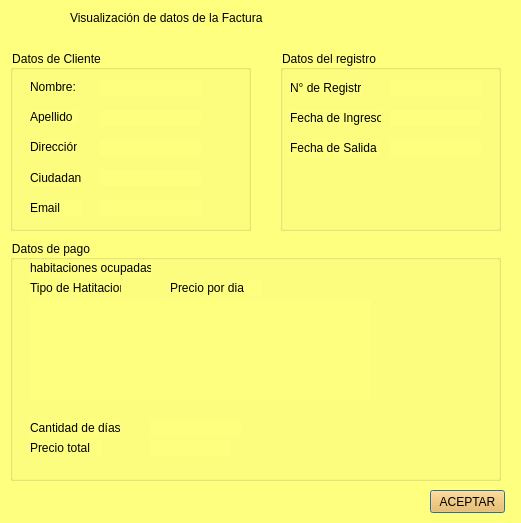
<?xml version="1.0" encoding="UTF-8"?>
<ui version="4.0">
 <class>gui_factura</class>
 <widget class="QDialog" name="gui_factura">
  <property name="geometry">
   <rect>
    <x>0</x>
    <y>0</y>
    <width>521</width>
    <height>523</height>
   </rect>
  </property>
  <property name="windowTitle">
   <string>Dialog</string>
  </property>
  <property name="styleSheet">
   <string notr="true">background-color: rgb(255, 255, 127);</string>
  </property>
  <widget class="QLabel" name="label">
   <property name="geometry">
    <rect>
     <x>70</x>
     <y>10</y>
     <width>301</width>
     <height>16</height>
    </rect>
   </property>
   <property name="contextMenuPolicy">
    <enum>Qt::DefaultContextMenu</enum>
   </property>
   <property name="styleSheet">
    <string notr="true">font: 14pt &quot;Palatino Linotype&quot;;</string>
   </property>
   <property name="text">
    <string>Visualización de datos de la Factura</string>
   </property>
  </widget>
  <widget class="QGroupBox" name="groupBox">
   <property name="geometry">
    <rect>
     <x>10</x>
     <y>50</y>
     <width>241</width>
     <height>181</height>
    </rect>
   </property>
   <property name="styleSheet">
    <string notr="true">background-color: rgb(255, 255, 127);</string>
   </property>
   <property name="title">
    <string>Datos de Cliente</string>
   </property>
   <widget class="QLabel" name="label_2">
    <property name="geometry">
     <rect>
      <x>20</x>
      <y>30</y>
      <width>47</width>
      <height>13</height>
     </rect>
    </property>
    <property name="text">
     <string>Nombre:</string>
    </property>
   </widget>
   <widget class="QLabel" name="label_6">
    <property name="geometry">
     <rect>
      <x>20</x>
      <y>150</y>
      <width>51</width>
      <height>16</height>
     </rect>
    </property>
    <property name="text">
     <string>Email</string>
    </property>
   </widget>
   <widget class="QLabel" name="label_5">
    <property name="geometry">
     <rect>
      <x>20</x>
      <y>120</y>
      <width>51</width>
      <height>16</height>
     </rect>
    </property>
    <property name="text">
     <string>Ciudadania</string>
    </property>
   </widget>
   <widget class="QLabel" name="label_4">
    <property name="geometry">
     <rect>
      <x>20</x>
      <y>90</y>
      <width>47</width>
      <height>13</height>
     </rect>
    </property>
    <property name="text">
     <string>Dirección</string>
    </property>
   </widget>
   <widget class="QLabel" name="label_3">
    <property name="geometry">
     <rect>
      <x>20</x>
      <y>60</y>
      <width>47</width>
      <height>13</height>
     </rect>
    </property>
    <property name="text">
     <string>Apellido</string>
    </property>
   </widget>
   <widget class="QLabel" name="factura_cliente_nombre">
    <property name="geometry">
     <rect>
      <x>90</x>
      <y>30</y>
      <width>101</width>
      <height>16</height>
     </rect>
    </property>
    <property name="text">
     <string/>
    </property>
   </widget>
   <widget class="QLabel" name="factura_cliente_apellido">
    <property name="geometry">
     <rect>
      <x>90</x>
      <y>60</y>
      <width>101</width>
      <height>16</height>
     </rect>
    </property>
    <property name="text">
     <string/>
    </property>
   </widget>
   <widget class="QLabel" name="factura_cliente_direccion">
    <property name="geometry">
     <rect>
      <x>90</x>
      <y>90</y>
      <width>101</width>
      <height>16</height>
     </rect>
    </property>
    <property name="text">
     <string/>
    </property>
   </widget>
   <widget class="QLabel" name="factura_cliente_ciudadania">
    <property name="geometry">
     <rect>
      <x>90</x>
      <y>120</y>
      <width>101</width>
      <height>16</height>
     </rect>
    </property>
    <property name="text">
     <string/>
    </property>
   </widget>
   <widget class="QLabel" name="factura_cliente_email">
    <property name="geometry">
     <rect>
      <x>90</x>
      <y>150</y>
      <width>101</width>
      <height>16</height>
     </rect>
    </property>
    <property name="text">
     <string/>
    </property>
   </widget>
  </widget>
  <widget class="QGroupBox" name="groupBox_2">
   <property name="geometry">
    <rect>
     <x>280</x>
     <y>50</y>
     <width>221</width>
     <height>181</height>
    </rect>
   </property>
   <property name="styleSheet">
    <string notr="true">background-color: rgb(255, 255, 127);</string>
   </property>
   <property name="title">
    <string>Datos del registro</string>
   </property>
   <widget class="QLabel" name="label_7">
    <property name="geometry">
     <rect>
      <x>10</x>
      <y>60</y>
      <width>91</width>
      <height>16</height>
     </rect>
    </property>
    <property name="text">
     <string>Fecha de Ingreso</string>
    </property>
   </widget>
   <widget class="QLabel" name="label_8">
    <property name="geometry">
     <rect>
      <x>10</x>
      <y>90</y>
      <width>91</width>
      <height>16</height>
     </rect>
    </property>
    <property name="text">
     <string>Fecha de Salida</string>
    </property>
   </widget>
   <widget class="QLabel" name="label_10">
    <property name="geometry">
     <rect>
      <x>10</x>
      <y>30</y>
      <width>71</width>
      <height>16</height>
     </rect>
    </property>
    <property name="text">
     <string>N° de Registro</string>
    </property>
   </widget>
   <widget class="QLabel" name="factura_cliente_nro_registro">
    <property name="geometry">
     <rect>
      <x>110</x>
      <y>30</y>
      <width>91</width>
      <height>16</height>
     </rect>
    </property>
    <property name="text">
     <string/>
    </property>
   </widget>
   <widget class="QLabel" name="factura_cliente_ingreso">
    <property name="geometry">
     <rect>
      <x>110</x>
      <y>60</y>
      <width>91</width>
      <height>16</height>
     </rect>
    </property>
    <property name="text">
     <string/>
    </property>
   </widget>
   <widget class="QLabel" name="factura_cliente_salida">
    <property name="geometry">
     <rect>
      <x>110</x>
      <y>90</y>
      <width>91</width>
      <height>16</height>
     </rect>
    </property>
    <property name="text">
     <string/>
    </property>
   </widget>
  </widget>
  <widget class="QGroupBox" name="groupBox_3">
   <property name="geometry">
    <rect>
     <x>10</x>
     <y>240</y>
     <width>491</width>
     <height>241</height>
    </rect>
   </property>
   <property name="styleSheet">
    <string notr="true">background-color: rgb(255, 255, 127);</string>
   </property>
   <property name="title">
    <string>Datos de pago</string>
   </property>
   <widget class="QLabel" name="label_11">
    <property name="geometry">
     <rect>
      <x>20</x>
      <y>20</y>
      <width>121</width>
      <height>16</height>
     </rect>
    </property>
    <property name="text">
     <string>habitaciones ocupadas: </string>
    </property>
   </widget>
   <widget class="QLabel" name="factura_habitaciones">
    <property name="geometry">
     <rect>
      <x>20</x>
      <y>60</y>
      <width>341</width>
      <height>101</height>
     </rect>
    </property>
    <property name="text">
     <string/>
    </property>
   </widget>
   <widget class="QLabel" name="label_12">
    <property name="geometry">
     <rect>
      <x>20</x>
      <y>200</y>
      <width>71</width>
      <height>16</height>
     </rect>
    </property>
    <property name="text">
     <string>Precio total</string>
    </property>
   </widget>
   <widget class="QLabel" name="factura_preciototal">
    <property name="geometry">
     <rect>
      <x>140</x>
      <y>200</y>
      <width>81</width>
      <height>16</height>
     </rect>
    </property>
    <property name="text">
     <string/>
    </property>
   </widget>
   <widget class="QLabel" name="factura_totalDias">
    <property name="geometry">
     <rect>
      <x>140</x>
      <y>180</y>
      <width>91</width>
      <height>16</height>
     </rect>
    </property>
    <property name="text">
     <string/>
    </property>
   </widget>
   <widget class="QLabel" name="label_13">
    <property name="geometry">
     <rect>
      <x>20</x>
      <y>180</y>
      <width>91</width>
      <height>16</height>
     </rect>
    </property>
    <property name="text">
     <string>Cantidad de días</string>
    </property>
   </widget>
   <widget class="QLabel" name="factura_habitaciones_2">
    <property name="geometry">
     <rect>
      <x>20</x>
      <y>40</y>
      <width>91</width>
      <height>16</height>
     </rect>
    </property>
    <property name="text">
     <string>Tipo de Hatitacion</string>
    </property>
   </widget>
   <widget class="QLabel" name="factura_habitaciones_3">
    <property name="geometry">
     <rect>
      <x>160</x>
      <y>40</y>
      <width>91</width>
      <height>16</height>
     </rect>
    </property>
    <property name="text">
     <string>Precio por dia</string>
    </property>
   </widget>
  </widget>
  <widget class="QPushButton" name="pushButton">
   <property name="geometry">
    <rect>
     <x>430</x>
     <y>490</y>
     <width>75</width>
     <height>23</height>
    </rect>
   </property>
   <property name="styleSheet">
    <string notr="true">background-color: rgb(255, 184, 62);</string>
   </property>
   <property name="text">
    <string>ACEPTAR</string>
   </property>
  </widget>
 </widget>
 <resources/>
 <connections/>
</ui>
